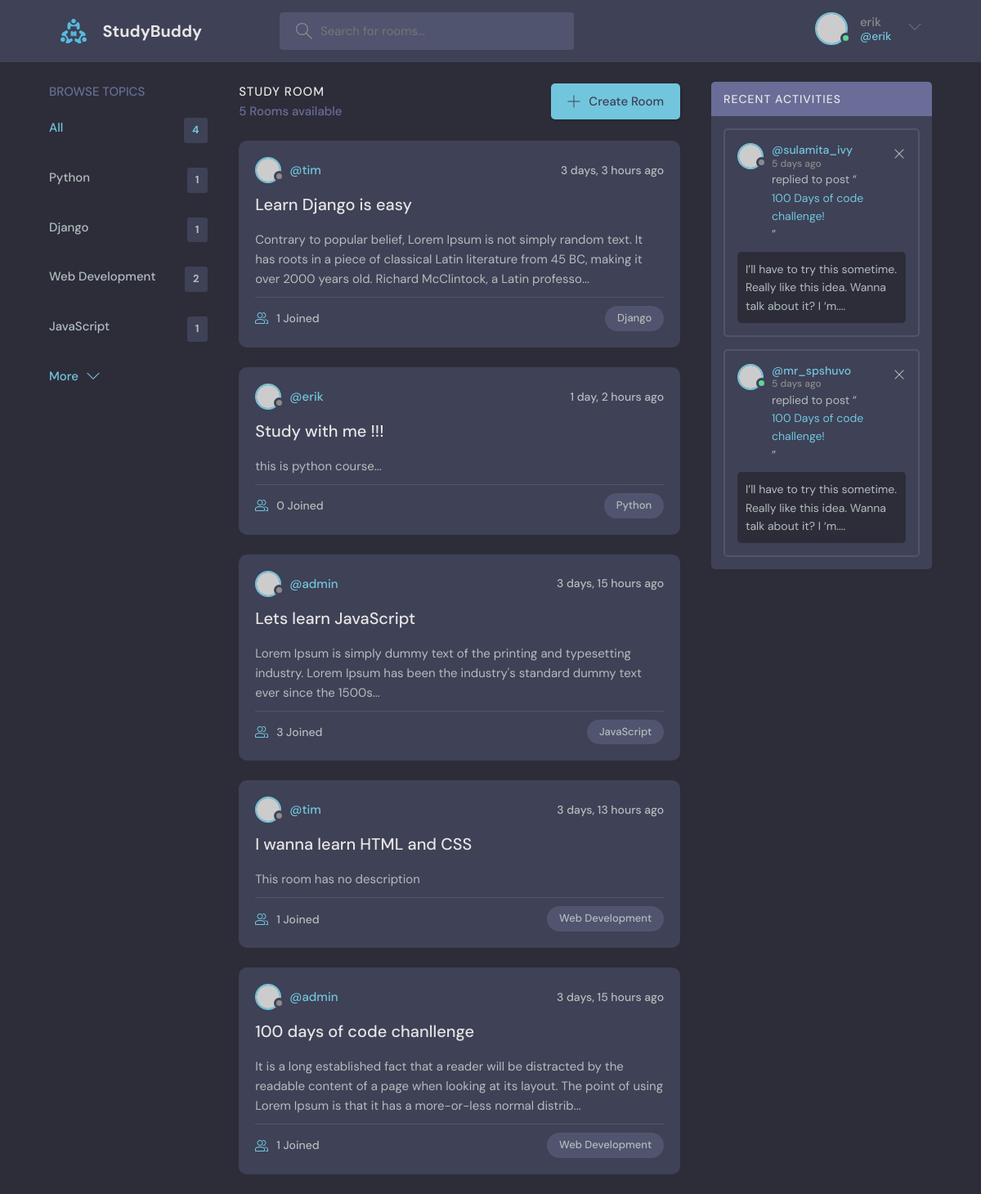
The page / (signed in) on the database its author committed.
### base/models.py (models this page shows, shortened)
class Topic(models.Model):
    name = models.CharField(max_length=200)

class Room(models.Model):
    host = models.ForeignKey(User, on_delete=models.SET_NULL, null=True)
    topic = models.ForeignKey(Topic, on_delete=models.SET_NULL, null=True)
    name = models.CharField(max_length=200)
    description = models.TextField(null=True, blank=True)
    participants = models.ManyToManyField(User, related_name='participants', blank=True)
    updated = models.DateTimeField(auto_now=True)
    created = models.DateTimeField(auto_now_add=True)
    class Meta:
        ordering = ['-updated', '-created']
    def short_description(self):
        return self.description[:200] if self.description else ''

### base/views.py (the view)
# urls.py: path('', views.home, name="home"),
def home(request):
    q = request.GET.get('q') if request.GET.get('q') != None else ''
    rooms = Room.objects.filter(
        Q(topic__name__icontains=q) |
        Q(name__icontains=q) |
        Q(description__icontains=q) |
        Q(host__username__icontains=q)
        )
    topics = Topic.objects.all()
    room_count = rooms.count()
    room_messages = Message.objects.filter(Q(room__topic__name__icontains=q))
    context = {'rooms':rooms, 'topics': topics, 'room_count':room_count, 'room_messages': room_messages}
    return render(request, 'base/home.html', context)

### base/templates/base/home.html (shortened to what this page needs)
{% extends "main.html" %}
{% block content %}
<main class="layout layout--3">
  <div class="container">
    {% include 'base/topic_component.html' %}
    <div class="roomList">
      <div class="roomList__header">
        <div>
          <h2>Study Room</h2>
          <p>{{room_count}} Rooms available</p>
        </div>
        <a class="btn btn--main" href="create-room.html">
          <svg version="1.1" xmlns="http://www.w3.org/2000/svg" width="32" height="32" viewBox="0 0 32 32">
            <title>add</title>
            <path
              d="M16.943 0.943h-1.885v14.115h-14.115v1.885h14.115v14.115h1.885v-14.115h14.115v-1.885h-14.115v-14.115z"
            ></path>
          </svg>
          Create Room
        </a>
      </div>
      {% include 'base/feed_component.html' %}
    </div>
    <div class="activities">
      <div class="activities__header">
        <h2>Recent Activities</h2>
      </div>
      <div class="activities__box">
        <div class="activities__boxHeader roomListRoom__header">
          <a href="profile.html" class="roomListRoom__author">
            <div class="avatar avatar--small">
              <img src="https://randomuser.me/api/portraits/women/11.jpg" />
            </div>
            <p>
              @sulamita_ivy
              <span>5 days ago</span>
            </p>
          </a>
          <div class="roomListRoom__actions">
            <a href="#">
              <svg version="1.1" xmlns="http://www.w3.org/2000/svg" width="32" height="32" viewBox="0 0 32 32">
                <title>remove</title>
                <path
                  d="M27.314 6.019l-1.333-1.333-9.98 9.981-9.981-9.981-1.333 1.333 9.981 9.981-9.981 9.98 1.333 1.333 9.981-9.98 9.98 9.98 1.333-1.333-9.98-9.98 9.98-9.981z"
                ></path>
              </svg>
            </a>
          </div>
        </div>
        <div class="activities__boxContent">
          <p>replied to post “<a href="room.html">100 Days of code challenge!</a>”</p>
          <div class="activities__boxRoomContent">
            I’ll have to try this sometime. Really like this idea. Wanna talk about it? I ‘m....
          </div>
        </div>
      </div>
      <div class="activities__box">
        <div class="activities__boxHeader roomListRoom__header">
          <a href="profile.html" class="roomListRoom__author">
            <div class="avatar avatar--small active">
              <img src="https://randomuser.me/api/portraits/men/13.jpg" />
            </div>
            <p>
              @mr_spshuvo
              <span>5 days ago</span>
            </p>
          </a>
          <div class="roomListRoom__actions">
            <a href="#">
              <svg version="1.1" xmlns="http://www.w3.org/2000/svg" width="32" height="32" viewBox="0 0 32 32">
                <title>remove</title>
                <path
                  d="M27.314 6.019l-1.333-1.333-9.98 9.981-9.981-9.981-1.333 1.333 9.981 9.981-9.981 9.98 1.333 1.333 9.981-9.98 9.98 9.98 1.333-1.333-9.98-9.98 9.98-9.981z"
                ></path>
              </svg>
            </a>
          </div>
        </div>
        <div class="activities__boxContent">
          <p>replied to post “<a href="room.html">100 Days of code challenge!</a>”</p>
          <div class="activities__boxRoomContent">
            I’ll have to try this sometime. Really like this idea. Wanna talk about it? I ‘m....
          </div>
        </div>
      </div>
    </div>
  </div>
</main>
{% endblock content %}

### templates/navbar.html (shortened to what this page needs)
{% load static %}
<header class="header header--loggedIn">
    <div class="container">
        <a href="{% url 'home' %}" class="header__logo">
            <img src="{% static 'images/logo.svg' %}" />
            <h1>StudyBuddy</h1>
        </a>
        <form class="header__search" method="GET" action="{% url 'home' %}">
            <label>
                <input name="q" placeholder="Search for rooms..." />
            </label>
        </form>
        <nav class="header__menu">
            {% if request.user.is_authenticated %}
            <div class="header__user">
                <a href="profile.html">
                    <div class="avatar avatar--medium active">
                        <img src="https://randomuser.me/api/portraits/men/37.jpg" />
                    </div>
                    <p>{{request.user.username}} <span>@{{request.user.username}}</span></p>
                </a>
                <button class="dropdown-button">
                    <svg version="1.1" xmlns="http://www.w3.org/2000/svg" width="32" height="32"
                        viewBox="0 0 32 32">
                        <title>chevron-down</title>
                        <path d="M16 21l-13-13h-3l16 16 16-16h-3l-13 13z"></path>
                    </svg>
                </button>
            </div>
            {% else %}
            <a href="{% url 'login' %}">
                <img src="{% static 'images/avatar.svg' %}" />
                <p>Login</p>
            </a>
            {% endif %}
        </nav>
    </div>
</header>

### base/templates/base/topic_component.html (shortened to what this page needs)
<div class="topics">
<div class="topics__header">
    <h2>Browse Topics</h2>
</div>
<ul class="topics__list">
    <li>
    <a href="{% url 'home' %}" class="active">All <span>{{topics.count}}</span></a>
    </li>
    {% for topic in topics %}
    <li>
    <a href="{% url 'home' %}?q={{topic.name}}">{{topic.name}} <span>{{topic.room_set.all.count}}</span></a>
    </li>
    {% endfor %}
</ul>
<a class="btn btn--link" href="topics.html">
    More
    <svg version="1.1" xmlns="http://www.w3.org/2000/svg" width="32" height="32" viewBox="0 0 32 32">
    <title>chevron-down</title>
    <path d="M16 21l-13-13h-3l16 16 16-16h-3l-13 13z"></path>
    </svg>
</a>
</div>

### base/templates/base/feed_component.html (shortened to what this page needs)
{% for room in rooms %}
<div class="roomListRoom">
    <div class="roomListRoom__header">
        <a href="{% url 'user-profile' room.host.id %}" class="roomListRoom__author">
        <div class="avatar avatar--small">
            <img src="https://randomuser.me/api/portraits/women/11.jpg" />
        </div>
        <span>@{{room.host.username}}</span>
        </a>
        <div class="roomListRoom__actions">
        <span>{{room.created|timesince}} ago</span>
        </div>
    </div>
    <div class="roomListRoom__content">
        <a href="{% url 'room' room.id %}">{{room.name}}</a>
        {% if room.short_description %}
            <p>{{room.short_description}}...</p>
        {% else %}
            <p>This room has no description</p>
        {% endif %}
    </div>
    <div class="roomListRoom__meta">
        <a href="{% url 'room' room.id %}" class="roomListRoom__joined">
        {{room.participants.all.count}} Joined
        </a>
        <p class="roomListRoom__topic">{{room.topic.name}}</p>
    </div>
</div>
{% endfor %}

### rows shown on the page
Topic: name "Python", room_set.all.count "1"
Topic: name "Django", room_set.all.count "1"
Topic: name "Web Development", room_set.all.count "2"
Topic: name "JavaScript", room_set.all.count "1"
Room: host.username "tim", created "3 days, 3 hours", name "Learn Django is easy", short_description "Contrary to popular belief, Lorem Ipsum is not simply random text. It has roots in a piece of classical Latin literature from 45 BC, making it over 2000 years old. Richard McClintock, a Latin professo", participants.all.count "1", topic.name "Django"
Room: host.username "erik", created "1 day, 2 hours", name "Study with me !!!", short_description "this is python course", participants.all.count "0", topic.name "Python"
Room: host.username "admin", created "3 days, 15 hours", name "Lets learn JavaScript", short_description "Lorem Ipsum is simply dummy text of the printing and typesetting industry. Lorem Ipsum has been the industry's standard dummy text ever since the 1500s", participants.all.count "3", topic.name "JavaScript"
Room: host.username "tim", created "3 days, 13 hours", name "I wanna learn HTML and CSS", description "This room has no description", participants.all.count "1", topic.name "Web Development"
Room: host.username "admin", created "3 days, 15 hours", name "100 days of code chanllenge", short_description "It is a long established fact that a reader will be distracted by the readable content of a page when looking at its layout. The point of using Lorem Ipsum is that it has a more-or-less normal distrib", participants.all.count "1", topic.name "Web Development"

### other values the page prints
{{ request.user.username }} "erik"
{{ topics.count }} "4"
{{ room_count }} "5"
